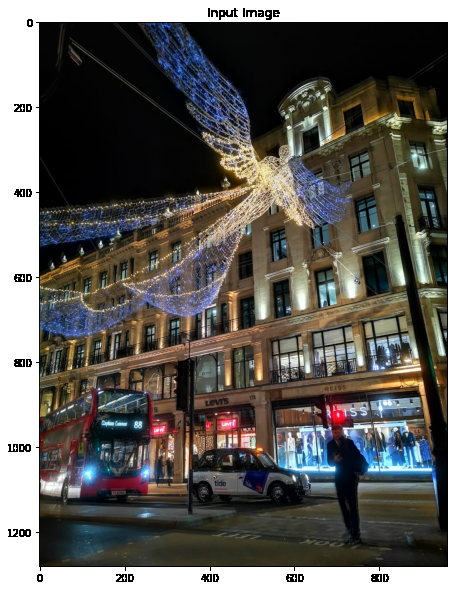
#> input picture Image_enhancement/images/londonxmas.png, 454 x 590 px
$ python main.py
#> lines starting #> are read from the running program, lines starting #| are printed output that depends on the picture; after the words box and inside, x2 and y2 are one past the last pixel; in counts of white or black regions, pixels touching at a corner belong together
import os
import random
import cv2
import numpy as np
import matplotlib.pyplot as plt

# ==========================================
# Create Output Folder
# ==========================================

os.makedirs("output", exist_ok=True)

# ==========================================
# Helper Function
# ==========================================

def save_histogram(image, filename, title):

    hist, bins = np.histogram(
        image.flatten(),
        256,
        [0, 256]
    )

    cdf = hist.cumsum()

    cdf_normalized = (
        cdf * float(hist.max()) / cdf.max()
    )

    plt.figure(figsize=(8, 5))

    plt.plot(
        cdf_normalized,
        color="b",
        label="CDF"
    )

    plt.hist(
        image.flatten(),
        256,
        [0, 256],
        color="r",
        alpha=0.7,
        label="Histogram"
    )

    plt.title(title)
    plt.xlim([0, 256])
    plt.legend()

    plt.savefig(filename)
    plt.close()


# ==========================================
# Noise Addition Function
# ==========================================

def add_white_noise(image):

    noisy = image.copy()

    prob = 0.01

    rnd = np.random.rand(
        noisy.shape[0],
        noisy.shape[1]
    )

    noisy[rnd < prob] = np.random.randint(
        50,
        230
    )

    return noisy


# ==========================================
# PART 1
# Noise Addition and Removal
# ==========================================

print("Running Noise Removal...")

image = cv2.imread(
    "images/londonxmas.png"
)
#> image is the input picture: shape (590, 454, 3); mean B, G, R 88.2, 92.7, 95.1

if image is None:
    raise FileNotFoundError(
        "images/londonxmas.png not found"
    )

# Add Noise
noisy_image = add_white_noise(
    image
)
#> in add_white_noise, `noisy[rnd < prob] = np.random.randint( 50, 230 )`: noisy: shape (590, 454, 3); 1.02% of pixels changed, all inside (x1, y1, x2, y2) = (0, 0, 454, 590)

# Remove Noise
denoised_image = cv2.fastNlMeansDenoisingColored(
    noisy_image,
    None,
    20,
    20,
    7,
    21
)

# Save Results
cv2.imwrite(
    "output/noisy_image.jpg",
    noisy_image
)

cv2.imwrite(
    "output/denoised_image.jpg",
    denoised_image
)

# ==========================================
# PART 2
# Histogram Equalization
# ==========================================

print("Running Histogram Equalization...")

img = cv2.imread(
    "images/soaps.png"
)
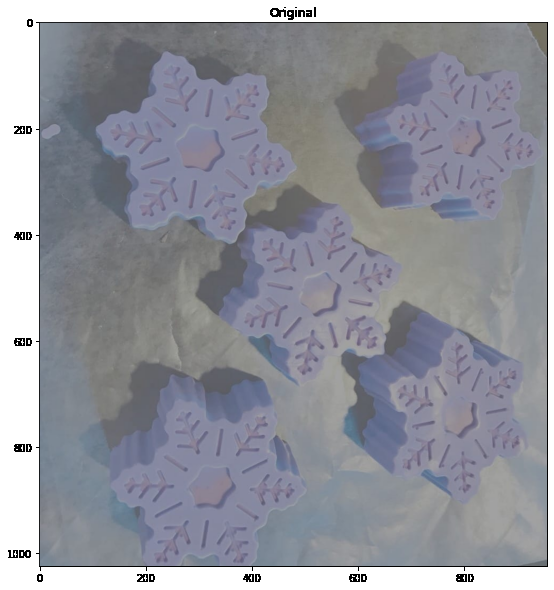
#> input picture Image_enhancement/images/soaps.png, 554 x 590 px
#> img is the input picture: shape (590, 554, 3); mean B, G, R 156.8, 147.9, 146.1

if img is None:
    raise FileNotFoundError(
        "images/soaps.png not found"
    )

gray = cv2.cvtColor(
    img,
    cv2.COLOR_BGR2GRAY
)
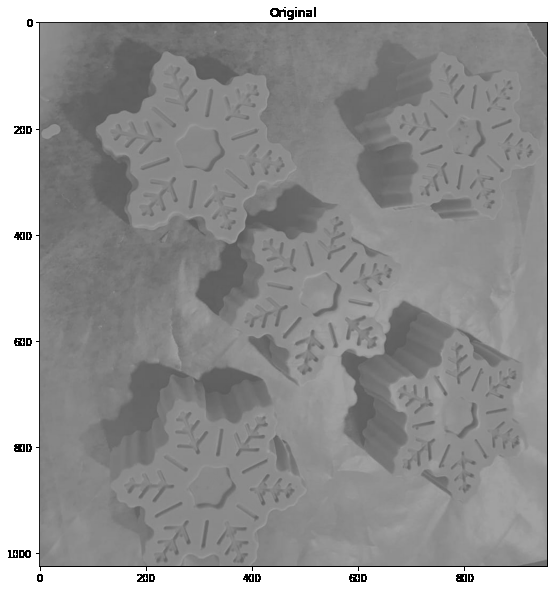
#> gray: shape (590, 554); min 0, max 255, mean 148.4

# Save histogram before
save_histogram(
    gray,
    "output/histogram_before.png",
    "Histogram Before Equalization"
)
#> in save_histogram, `hist, bins = np.histogram( image.flatten(), 256, [0, 256] )`: hist = 256 values, max 48147 at index 255, min 0 at index 1, mean 1276.8; bins = 257 values from 0 to 256
#> in save_histogram, `cdf = hist.cumsum()`: cdf = 256 values from 2361 to 326860
#> in save_histogram, `cdf_normalized = ( cdf * float(hist.max()) / cdf.max() )`: cdf_normalized = 256 values from 347.8 to 48147

# Equalize Histogram
equalized = cv2.equalizeHist(
    gray
)
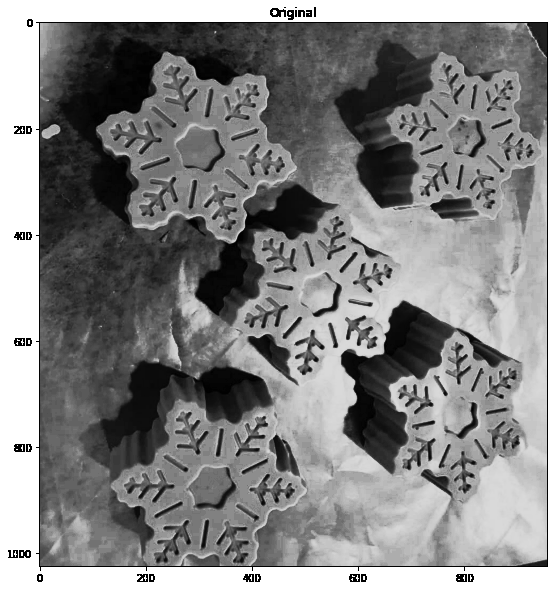
#> equalized: shape (590, 554); min 0, max 255, mean 131.4

# Save histogram after
save_histogram(
    equalized,
    "output/histogram_after.png",
    "Histogram After Equalization"
)

# Save equalized image
cv2.imwrite(
    "output/equalized_image.jpg",
    equalized
)

# ==========================================
# Create GitHub Summary Image
# ==========================================

# Resize images
w = 600
h = 400

original_noise = cv2.resize(
    image,
    (w, h)
)

noisy_image = cv2.resize(
    noisy_image,
    (w, h)
)

denoised_image = cv2.resize(
    denoised_image,
    (w, h)
)
#> denoised_image: shape (400, 600, 3)

equalized_bgr = cv2.cvtColor(
    equalized,
    cv2.COLOR_GRAY2BGR
)

equalized_bgr = cv2.resize(
    equalized_bgr,
    (w, h)
)
#> equalized_bgr: shape (400, 600, 3)

# Add labels

cv2.putText(
    original_noise,
    "Original",
    (20, 40),
    cv2.FONT_HERSHEY_SIMPLEX,
    1,
    (0, 255, 0),
    2
)
#> original_noise: shape (400, 600, 3); mean B, G, R 87.9, 93.4, 94.8

cv2.putText(
    noisy_image,
    "Noise Added",
    (20, 40),
    cv2.FONT_HERSHEY_SIMPLEX,
    1,
    (0, 255, 0),
    2
)
#> noisy_image: shape (400, 600, 3); mean B, G, R 88, 94, 94.9

cv2.putText(
    denoised_image,
    "Noise Removed",
    (20, 40),
    cv2.FONT_HERSHEY_SIMPLEX,
    1,
    (0, 255, 0),
    2
)
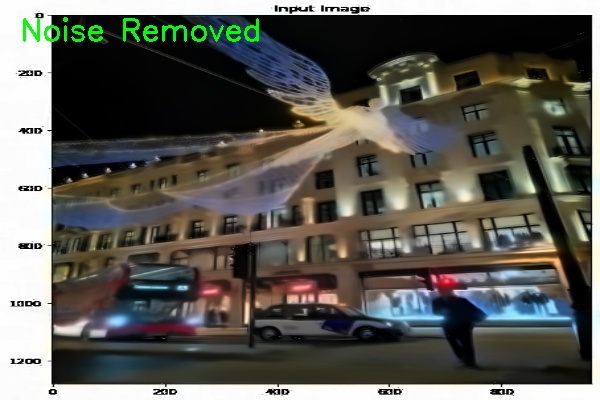
#> denoised_image: shape (400, 600, 3); mean B, G, R 85.5, 92.4, 93.1

cv2.putText(
    equalized_bgr,
    "Histogram Equalized",
    (20, 40),
    cv2.FONT_HERSHEY_SIMPLEX,
    1,
    (0, 255, 0),
    2
)
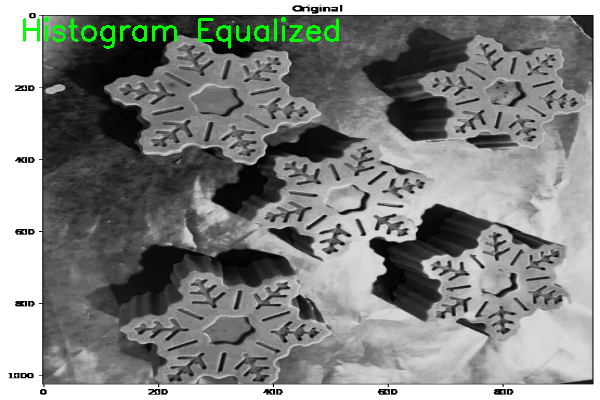
#> equalized_bgr: shape (400, 600, 3); mean B, G, R 130.7, 133.2, 130.7

# Build summary grid

top_row = np.hstack([
    original_noise,
    noisy_image
])

bottom_row = np.hstack([
    denoised_image,
    equalized_bgr
])
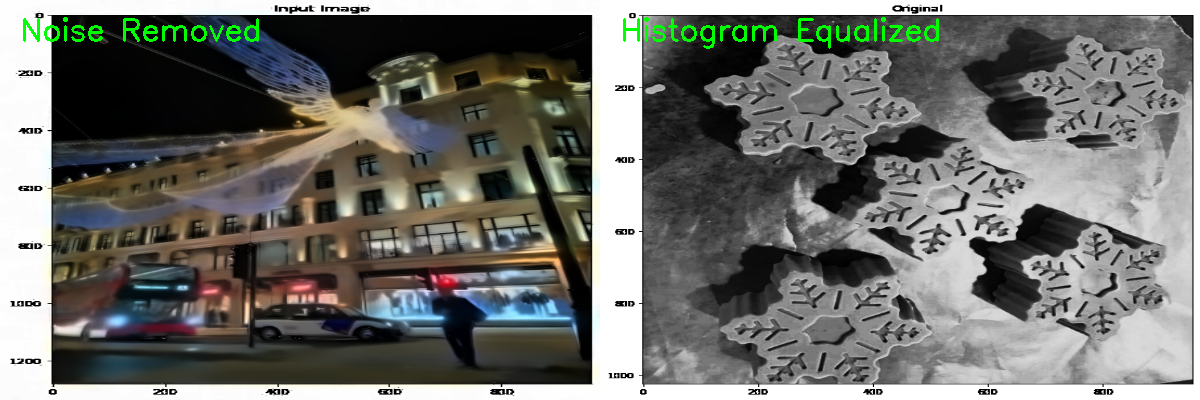
#> bottom_row: shape (400, 1200, 3); mean B, G, R 108.1, 112.8, 111.9

summary = np.vstack([
    top_row,
    bottom_row
])
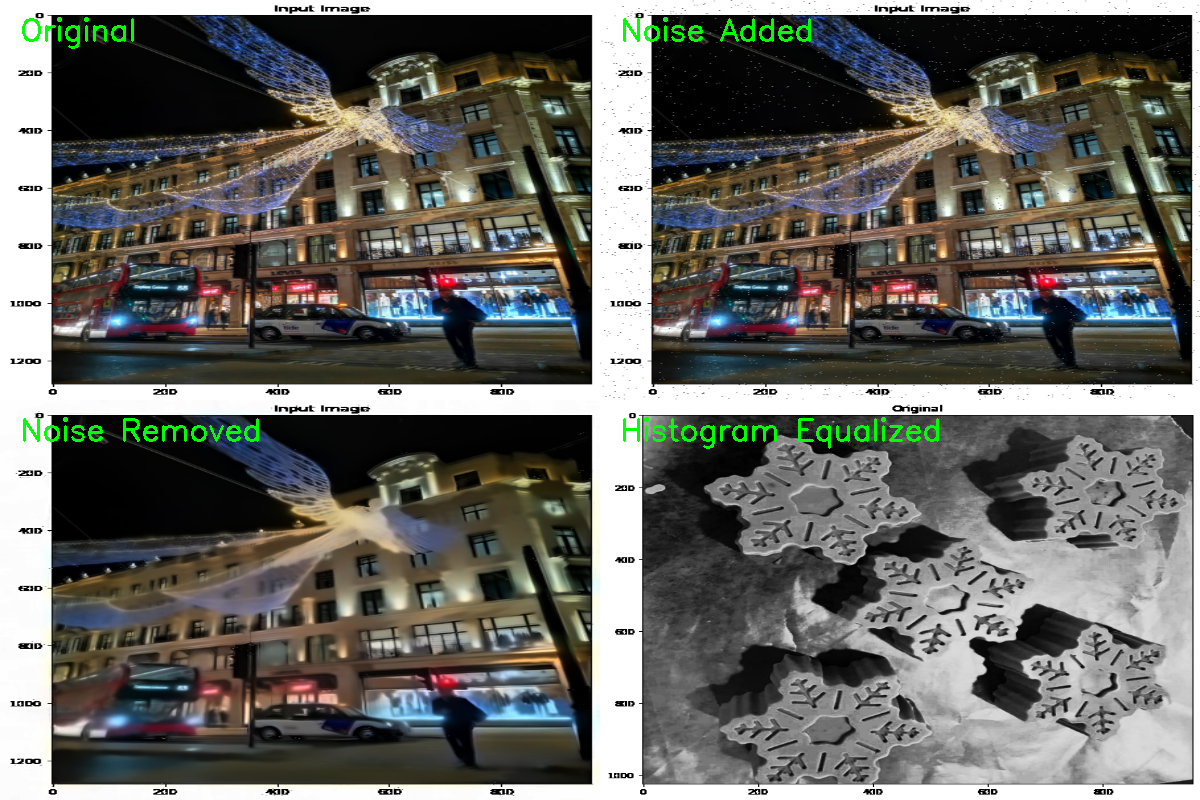
#> summary: shape (800, 1200, 3); mean B, G, R 98, 103.3, 103.4

cv2.imwrite(
    "output/project_summary.png",
    summary
)

print("\nResults saved to output/")
print("project_summary.png")
